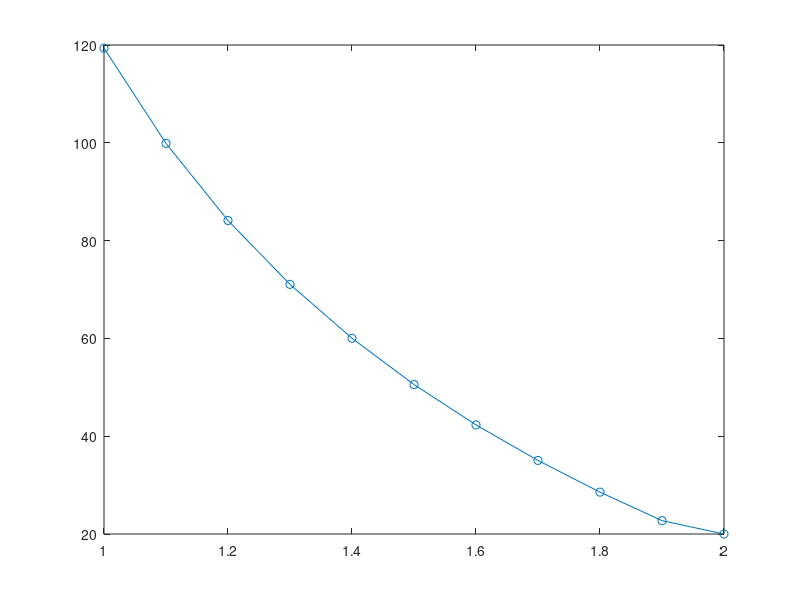

Reproduce this figure in MATLAB.
clear
close all
clc


##----------------------------------FUNCTION DEFINATIONS-------------------------##

function x = GetNodePoints(n,end_point,starting_point)
  for i = 1:n
    x(i) = (end_point-starting_point) * (i-1)/(n-1) + starting_point;
  end
endfunction

function icon = GetConnectivityMatrix(n)
  for i=1:n
    icon(i,1) = i;
    icon(i,2) = i+1;
  end
endfunction

function [kg, fg] = InitializeForceStiffnessMatrices(n)
  kg = zeros(n,n);
  fg = zeros(n,1);
endfunction

function [wgp,egp] = InitializeGaussPoints
  wgp = [1 1];
  egp = [-1 1]/sqrt(3);
endfunction

function u = GetDisplacementVector(kg,fg)
  u = inv(kg)*fg;
endfunction

function xx = GetNodePointsAssociatedWithElement(icon,element,approximation)
  for i = 1:(approximation+1)
    xx(i) = icon(element,i);
  end
endfunction

function [xx,Nmat,Bmat] = GetShapeFunctionLinearApproximation(x,n,gaussPoint)
  xx = (x(n(1))+x(n(end)))/2 + (x(n(1))-x(n(end)))/2 * gaussPoint;
  Bmat = [-1/(x(n(2))-x(n(1)))   1/(x(n(2))-x(n(1)))];
  Nmat = [(x(n(2))-xx)/(x(n(2))-x(n(1)))    (xx-x(n(1)))/(x(n(2))-x(n(1)))];
endfunction

function [kg,fg] = BoundaryConditionProcessOfElimination(kg,fg,ibc,bc)
  fg = fg - kg(:,ibc)*bc;
  fg(ibc) = bc;
  kg(:,ibc) = 0;
  kg(ibc,:) = 0;
  kg(ibc , ibc) = 1;
endfunction

function iv = GetAssemblyVector(n)
  for i = 1:length(n)
    iv(i) = n(i);
  end
endfunction

##------------------------------------------------------------------------------##

function rootMeanSquare = GetRootMeanSquareErrorInDisplacement(x,u,n)
  rootMeanSquare = 0;
  for i = 1:n
    y(i) = ((401 - x(i)*x(i))*log(2) - 317*log(x(i)))/log(16);
    rootMeanSquare+=(u(i) - y(i))*(u(i) - y(i));
  end
  rootMeanSquare = sqrt(rootMeanSquare/n);
  analytical_temperature = y';
endfunction

##--------------------------------MAIN FUNCTION---------------------------------##

numberOfElements = 10;
numberOfNodes = numberOfElements + 1;

x = GetNodePoints(numberOfNodes,2,1);

connectivityMatrix = GetConnectivityMatrix(numberOfElements);

[weightOfGaussPoints,gaussPoints] = InitializeGaussPoints();

[globalStiffnessMatrix , forceVector] = InitializeForceStiffnessMatrices(numberOfNodes);


for element = 1:numberOfElements
  n = GetNodePointsAssociatedWithElement(connectivityMatrix,element,1);
  [kloc,floc] = InitializeForceStiffnessMatrices(2);
  for igp = 1:length(weightOfGaussPoints)
    [xx,Nmat,Bmat] = GetShapeFunctionLinearApproximation(x,n,gaussPoints(igp));
    kloc = kloc + (Bmat'*Bmat*xx) * (x(n(end))-x(n(1)))/2 * weightOfGaussPoints(igp);
    floc = floc + xx*Nmat'*(x(n(end))-x(n(1)))/2 * weightOfGaussPoints(igp);
  end
  iv = GetAssemblyVector(n);
  forceVector(iv) = forceVector(iv) + floc;
  globalStiffnessMatrix(iv,iv) = globalStiffnessMatrix(iv,iv) + kloc;
end

[globalStiffnessMatrix,forceVector] = BoundaryConditionProcessOfElimination(globalStiffnessMatrix,forceVector,1,100);
[globalStiffnessMatrix,forceVector] = BoundaryConditionProcessOfElimination(globalStiffnessMatrix,forceVector,numberOfNodes,20);
numerical_temperature = GetDisplacementVector(globalStiffnessMatrix,forceVector)
##--------------------------Displacement Calculations-------------------------------------------------##

##Reinitilize matrix
[globalStiffnessMatrix , forceVector] = InitializeForceStiffnessMatrices(numberOfNodes);

##We will use same number of gauss points and same elemets for displacement so rest all parameters will remain same


for element = 1:numberOfElements
  n = GetNodePointsAssociatedWithElement(connectivityMatrix,element,1);
  [kloc,floc] = InitializeForceStiffnessMatrices(2);
  for igp = 1:length(weightOfGaussPoints)
    [xx,Nmat,Bmat] = GetShapeFunctionLinearApproximation(x,n,gaussPoints(igp));
    kloc = kloc + (Bmat'*Bmat*xx + Nmat'*Nmat/xx) * (x(n(end))-x(n(1)))/2 * weightOfGaussPoints(igp); ##inner radius cannot be 0
    floc = floc + ((Nmat'*Nmat + xx*Bmat'*Nmat)*(x(n(end))-x(n(1)))/2 * weightOfGaussPoints(igp))*[numerical_temperature(n(1)) numerical_temperature(n(2))]';
  end
  iv = GetAssemblyVector(n);
  forceVector(iv) = forceVector(iv) + floc;
  globalStiffnessMatrix(iv,iv) = globalStiffnessMatrix(iv,iv) + kloc;
end

[globalStiffnessMatrix,forceVector] = BoundaryConditionProcessOfElimination(globalStiffnessMatrix,forceVector,1,0);
numerical_displacement = GetDisplacementVector(globalStiffnessMatrix,forceVector)

for element = 1:numberOfElements
  n = GetNodePointsAssociatedWithElement(connectivityMatrix,element,1);
  uloc = [numerical_displacement(n(1)) numerical_displacement(n(2))]';
  Bmat = [-1/(x(n(2))-x(n(1)))   1/(x(n(2))-x(n(1)))];
  stress(element) = (1*Bmat*uloc);
end
stress(element+1) = 20; ##as we see stress converges to 20 when we increase number of elements

numerical_stress = stress'
plot(x,stress','-o');
##--------------------------------------------------------------------------------##



